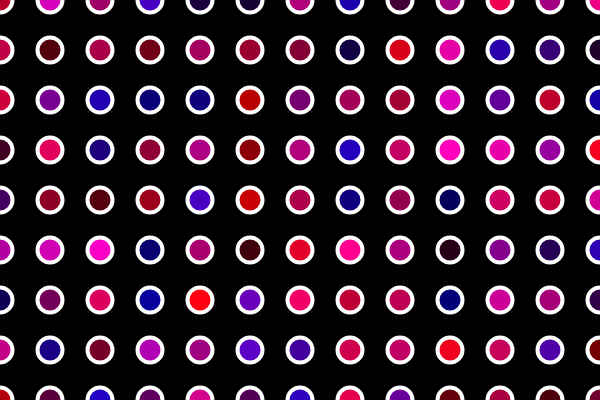
Frame 1 (no input)
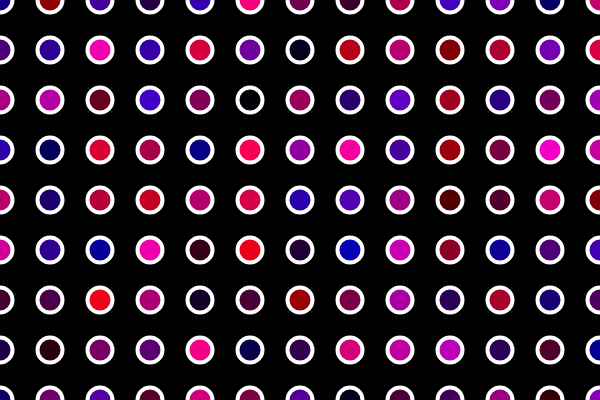
Frame 60 (no input)
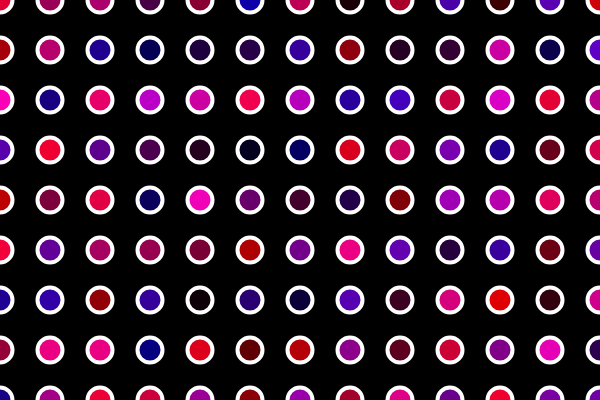
Frame 120 (the mouse pressed at the canvas centre since frame 60)

The p5.js sketch that drew these frames (run headless with seeded random() and noise() and a simulated clock; from frame 60 on, the mouse is pressed at the canvas centre):

// p5.js sketch
// ── sketch.js
function setup() {
  createCanvas(600, 400);
}

function draw() {
  background(0);
  strokeWeight(4);
  stroke(255);
  
  for (var x = 0; x <= width; x += 50) {
    for (var y = 0;  y <= height; y +=50) {
      fill(random(255), 0, random(200));
      ellipse(x, y, 25, 25);
    }
  }
}
